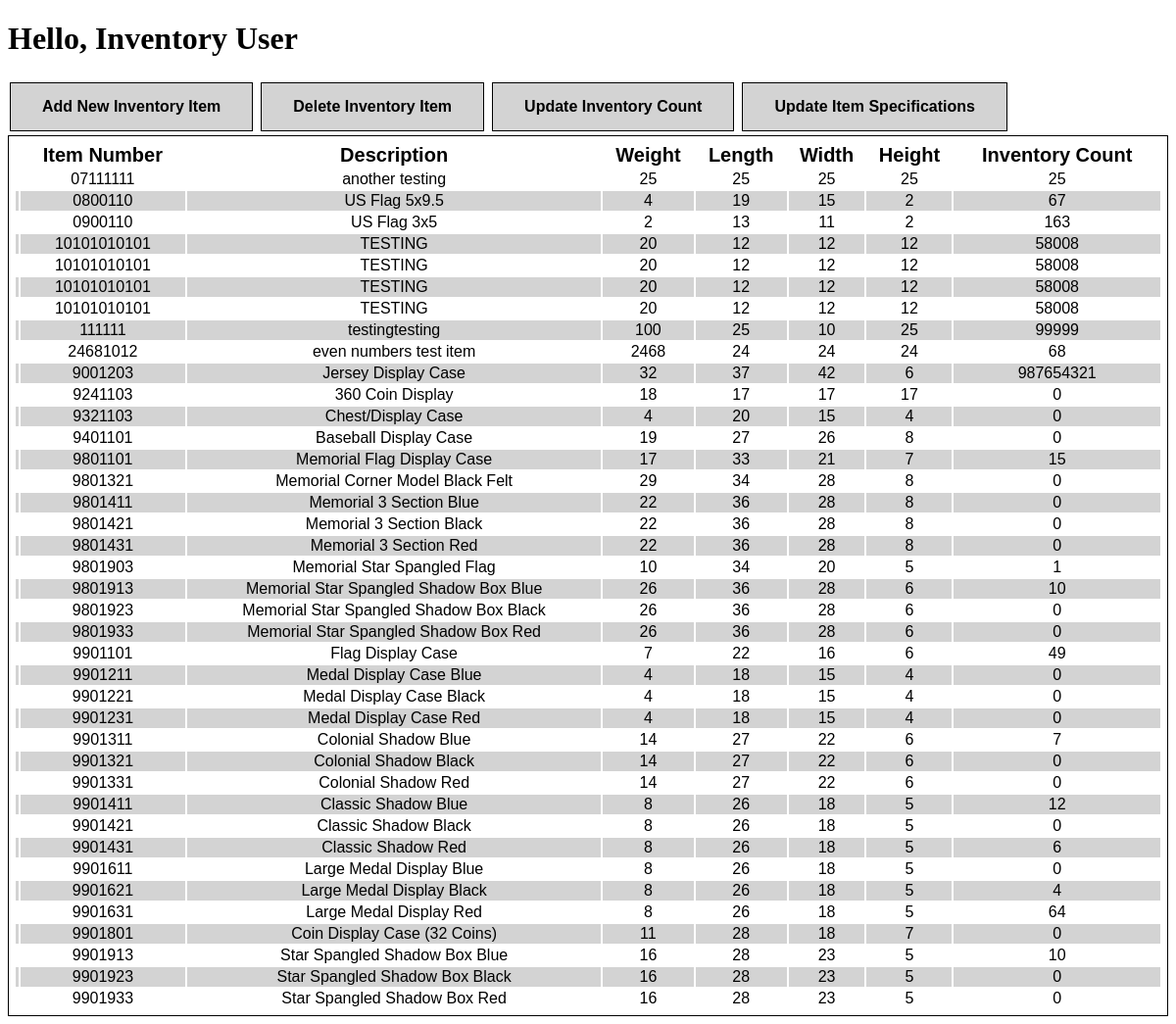
The page / on the database its author committed.
### tables this page shows
CREATE TABLE "Web_Inventory" (
	"ItemNum"	TEXT,
	"Description"	TEXT,
	"Weight"	INTEGER,
	"PkgL"	INTEGER,
	"PkgW"	INTEGER,
	"PkgH"	INTEGER,
	"InventoryCount"	INTEGER
);

### Inventory.py (the view)
@app.route("/", methods=['POST', 'GET'])
def main():
    with sqlite3.connect('Inventory.db') as con:
        cur = con.cursor()
        cur.execute('Select * FROM WEB_INVENTORY ORDER BY ItemNum')
        data = cur.fetchall()
        return render_template('index.html', data=data)

### templates/index.html (shortened to what this page needs)
<!DOCTYPE html>
<html lang="en">
<head>
</head>
{% block body %}
<div>
    <h1>Hello, Inventory User</h1>
    <a class="button" type="button" href="{{ url_for('add_inventory') }}">Add New Inventory Item</a>
    <a class="button" type="button" href="{{ url_for('delete_inventory') }}">Delete Inventory Item</a>
    <a class="button" type="button" href="{{ url_for('update_inventory') }}">Update Inventory Count</a>
    <a class="button" type="button" href="{{ url_for('update_specifications') }}">Update Item Specifications</a>
    <table id="inventory_table">
        <thead>
            <tr>
                <th></th>
                <th>Item Number</th>
                <th>Description</th>
                <th>Weight</th>
                <th>Length</th>
                <th>Width</th>
                <th>Height</th>
                <th>Inventory Count</th>
            </tr>
        </thead>
        <tbody>
        {% for item in data %}
        <tr>
            <td> {{ index }}</td>
            <td> {{ item[0] }}</td>
            <td> {{ item[1] }}</td>
            <td> {{ item[2] }}</td>
            <td> {{ item[3] }}</td>
            <td> {{ item[4] }}</td>
            <td> {{ item[5] }}</td>
            <td> {{ item[6] }}</td>
        </tr>
        {% endfor %}
        </tbody>
    </table>
</div>
{% endblock %}
</html>

### templates/index.html (style rules this page uses)
#inventory_table { border: 1px solid black; padding: 5px; width: 100%; }
th { font-size:20px; font-family: Arial, Verdana; }
tr:nth-child(even) { background-color: lightgrey; }
tr { text-align: center; font-family: Arial, Verdana; }
.button { border: solid black 1px; color: black; background-color: lightgrey; padding: 15px 32px; text-align: center; text-decoration: none; display: inline-block; font-family: Arial, Verdana; font-size: 16px; font-weight: bold; margin: 4px 2px; cursor: pointer; }

### rows shown on the page
Web_Inventory: ItemNum "07111111", Description "another testing", Weight "25", PkgL "25", PkgW "25", PkgH "25", InventoryCount "25"
Web_Inventory: ItemNum "0800110", Description "US Flag 5x9.5", Weight "4", PkgL "19", PkgW "15", PkgH "2", InventoryCount "67"
Web_Inventory: ItemNum "0900110", Description "US Flag 3x5", Weight "2", PkgL "13", PkgW "11", PkgH "2", InventoryCount "163"
Web_Inventory: ItemNum "10101010101", Description "TESTING", Weight "20", PkgL "12", PkgW "12", PkgH "12", InventoryCount "58008"
Web_Inventory: ItemNum "10101010101", Description "TESTING", Weight "20", PkgL "12", PkgW "12", PkgH "12", InventoryCount "58008"
Web_Inventory: ItemNum "10101010101", Description "TESTING", Weight "20", PkgL "12", PkgW "12", PkgH "12", InventoryCount "58008"
Web_Inventory: ItemNum "10101010101", Description "TESTING", Weight "20", PkgL "12", PkgW "12", PkgH "12", InventoryCount "58008"
Web_Inventory: ItemNum "111111", Description "testingtesting", Weight "100", PkgL "25", PkgW "10", PkgH "25", InventoryCount "99999"
Web_Inventory: ItemNum "24681012", Description "even numbers test item", Weight "2468", PkgL "24", PkgW "24", PkgH "24", InventoryCount "68"
Web_Inventory: ItemNum "9001203", Description "Jersey Display Case", Weight "32", PkgL "37", PkgW "42", PkgH "6", InventoryCount "987654321"
Web_Inventory: ItemNum "9241103", Description "360 Coin Display", Weight "18", PkgL "17", PkgW "17", PkgH "17", InventoryCount "0"
Web_Inventory: ItemNum "9321103", Description "Chest/Display Case", Weight "4", PkgL "20", PkgW "15", PkgH "4", InventoryCount "0"
Web_Inventory: ItemNum "9401101", Description "Baseball Display Case", Weight "19", PkgL "27", PkgW "26", PkgH "8", InventoryCount "0"
Web_Inventory: ItemNum "9801101", Description "Memorial Flag Display Case", Weight "17", PkgL "33", PkgW "21", PkgH "7", InventoryCount "15"
Web_Inventory: ItemNum "9801321", Description "Memorial Corner Model Black Felt", Weight "29", PkgL "34", PkgW "28", PkgH "8", InventoryCount "0"
Web_Inventory: ItemNum "9801411", Description "Memorial 3 Section Blue", Weight "22", PkgL "36", PkgW "28", PkgH "8", InventoryCount "0"
Web_Inventory: ItemNum "9801421", Description "Memorial 3 Section Black", Weight "22", PkgL "36", PkgW "28", PkgH "8", InventoryCount "0"
Web_Inventory: ItemNum "9801431", Description "Memorial 3 Section Red", Weight "22", PkgL "36", PkgW "28", PkgH "8", InventoryCount "0"
Web_Inventory: ItemNum "9801903", Description "Memorial Star Spangled Flag", Weight "10", PkgL "34", PkgW "20", PkgH "5", InventoryCount "1"
Web_Inventory: ItemNum "9801913", Description "Memorial Star Spangled Shadow Box Blue", Weight "26", PkgL "36", PkgW "28", PkgH "6", InventoryCount "10"
Web_Inventory: ItemNum "9801923", Description "Memorial Star Spangled Shadow Box Black", Weight "26", PkgL "36", PkgW "28", PkgH "6", InventoryCount "0"
Web_Inventory: ItemNum "9801933", Description "Memorial Star Spangled Shadow Box Red", Weight "26", PkgL "36", PkgW "28", PkgH "6", InventoryCount "0"
Web_Inventory: ItemNum "9901101", Description "Flag Display Case", Weight "7", PkgL "22", PkgW "16", PkgH "6", InventoryCount "49"
Web_Inventory: ItemNum "9901211", Description "Medal Display Case Blue", Weight "4", PkgL "18", PkgW "15", PkgH "4", InventoryCount "0"
Web_Inventory: ItemNum "9901221", Description "Medal Display Case Black", Weight "4", PkgL "18", PkgW "15", PkgH "4", InventoryCount "0"
Web_Inventory: ItemNum "9901231", Description "Medal Display Case Red", Weight "4", PkgL "18", PkgW "15", PkgH "4", InventoryCount "0"
Web_Inventory: ItemNum "9901311", Description "Colonial Shadow Blue", Weight "14", PkgL "27", PkgW "22", PkgH "6", InventoryCount "7"
Web_Inventory: ItemNum "9901321", Description "Colonial Shadow Black", Weight "14", PkgL "27", PkgW "22", PkgH "6", InventoryCount "0"
Web_Inventory: ItemNum "9901331", Description "Colonial Shadow Red", Weight "14", PkgL "27", PkgW "22", PkgH "6", InventoryCount "0"
Web_Inventory: ItemNum "9901411", Description "Classic Shadow Blue", Weight "8", PkgL "26", PkgW "18", PkgH "5", InventoryCount "12"
Web_Inventory: ItemNum "9901421", Description "Classic Shadow Black", Weight "8", PkgL "26", PkgW "18", PkgH "5", InventoryCount "0"
Web_Inventory: ItemNum "9901431", Description "Classic Shadow Red", Weight "8", PkgL "26", PkgW "18", PkgH "5", InventoryCount "6"
Web_Inventory: ItemNum "9901611", Description "Large Medal Display Blue", Weight "8", PkgL "26", PkgW "18", PkgH "5", InventoryCount "0"
Web_Inventory: ItemNum "9901621", Description "Large Medal Display Black", Weight "8", PkgL "26", PkgW "18", PkgH "5", InventoryCount "4"
Web_Inventory: ItemNum "9901631", Description "Large Medal Display Red", Weight "8", PkgL "26", PkgW "18", PkgH "5", InventoryCount "64"
Web_Inventory: ItemNum "9901801", Description "Coin Display Case (32 Coins)", Weight "11", PkgL "28", PkgW "18", PkgH "7", InventoryCount "0"
Web_Inventory: ItemNum "9901913", Description "Star Spangled Shadow Box Blue", Weight "16", PkgL "28", PkgW "23", PkgH "5", InventoryCount "10"
Web_Inventory: ItemNum "9901923", Description "Star Spangled Shadow Box Black", Weight "16", PkgL "28", PkgW "23", PkgH "5", InventoryCount "0"
Web_Inventory: ItemNum "9901933", Description "Star Spangled Shadow Box Red", Weight "16", PkgL "28", PkgW "23", PkgH "5", InventoryCount "0"
